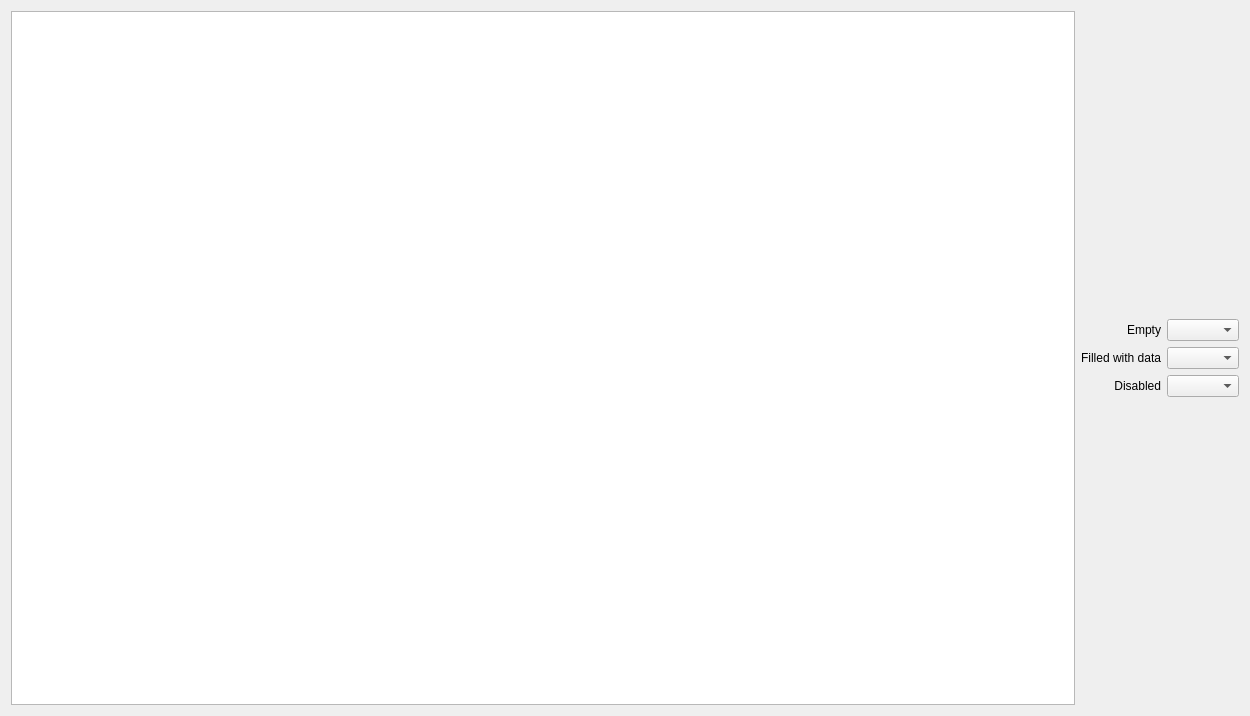
<?xml version="1.0" encoding="UTF-8"?>
<ui version="4.0">
 <class>ComboBoxPage</class>
 <widget class="QWidget" name="ComboBoxPage">
  <property name="geometry">
   <rect>
    <x>0</x>
    <y>0</y>
    <width>1250</width>
    <height>716</height>
   </rect>
  </property>
  <property name="sizePolicy">
   <sizepolicy hsizetype="Expanding" vsizetype="Expanding">
    <horstretch>0</horstretch>
    <verstretch>0</verstretch>
   </sizepolicy>
  </property>
  <layout class="QHBoxLayout" name="horizontalLayout">
   <item>
    <widget class="QTextEdit" name="exampleText">
     <property name="undoRedoEnabled">
      <bool>false</bool>
     </property>
     <property name="readOnly">
      <bool>true</bool>
     </property>
    </widget>
   </item>
   <item>
    <layout class="QVBoxLayout" name="verticalLayout">
     <item>
      <spacer name="verticalSpacer">
       <property name="orientation">
        <enum>Qt::Vertical</enum>
       </property>
       <property name="sizeHint" stdset="0">
        <size>
         <width>20</width>
         <height>40</height>
        </size>
       </property>
      </spacer>
     </item>
     <item>
      <layout class="QGridLayout" name="gridLayout">
       <item row="0" column="0">
        <widget class="QLabel" name="label">
         <property name="text">
          <string>Empty</string>
         </property>
         <property name="alignment">
          <set>Qt::AlignRight|Qt::AlignTrailing|Qt::AlignVCenter</set>
         </property>
         <property name="class" stdset="0">
          <string>secondaryText</string>
         </property>
        </widget>
       </item>
       <item row="1" column="0">
        <widget class="QLabel" name="label_2">
         <property name="text">
          <string>Filled with data</string>
         </property>
         <property name="alignment">
          <set>Qt::AlignRight|Qt::AlignTrailing|Qt::AlignVCenter</set>
         </property>
         <property name="class" stdset="0">
          <string>secondaryText</string>
         </property>
        </widget>
       </item>
       <item row="2" column="0">
        <widget class="QLabel" name="label_3">
         <property name="text">
          <string>Disabled</string>
         </property>
         <property name="alignment">
          <set>Qt::AlignRight|Qt::AlignTrailing|Qt::AlignVCenter</set>
         </property>
        </widget>
       </item>
       <item row="2" column="1">
        <widget class="QComboBox" name="m_disabled"/>
       </item>
       <item row="1" column="1">
        <widget class="QComboBox" name="m_data"/>
       </item>
       <item row="0" column="1">
        <widget class="QComboBox" name="m_empty"/>
       </item>
      </layout>
     </item>
     <item>
      <spacer name="verticalSpacer_2">
       <property name="orientation">
        <enum>Qt::Vertical</enum>
       </property>
       <property name="sizeHint" stdset="0">
        <size>
         <width>20</width>
         <height>40</height>
        </size>
       </property>
      </spacer>
     </item>
    </layout>
   </item>
  </layout>
 </widget>
 <resources/>
 <connections/>
</ui>
